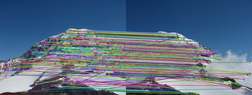
//> input picture output/2.png, 252 x 95 px, shrunk from 1034 x 388 before the run, given in place of Boxes.png, which was not available
$ ./Source   (built with g++ and OpenCV 4)
//> lines starting //> are read from the running program, lines starting //| are printed output that depends on the picture; pictures that were not available may be replaced by others from this repository, and a replacement may not be noted
### code/Matcher.h
#include <opencv2/opencv.hpp>
#include <opencv2/core/core.hpp>
#include <opencv2/calib3d.hpp>
#include <opencv2/ccalib.hpp>
#include <opencv2/highgui/highgui.hpp>
#include <opencv2/features2d.hpp>
#include <opencv2/xfeatures2d.hpp>
#include <opencv2/xfeatures2d/nonfree.hpp>
#include <opencv2/imgproc/imgproc.hpp>
#include <opencv2/imgcodecs.hpp>

using namespace std;
using namespace cv;
using namespace cv::xfeatures2d;

class ImageMatcher
{

private:
	Ptr<Feature2D> detector;

	double minDist;			// min distance to epipolar
	bool seamLess;
public:
	ImageMatcher(double d, int keyPtsMaxNum, bool s)
		: minDist(1.0), seamLess(false)
	{
		minDist = d;
		seamLess = s;
		detector = xfeatures2d::SIFT::create();
		//detector = xfeatures2d::SIFT::create(keyPtsMaxNum);
		//extractor = SIFT::create(100);
	}

	Ptr<Feature2D> getDetector() { return detector; }

	void setDetector(Ptr<Feature2D> newDetector) { detector = newDetector; }

	void match(Mat& image1, Mat& image2, vector<DMatch>& matches,
		vector<KeyPoint>& keyPts1, vector<KeyPoint>& keyPts2);

	// extract good matches by RANSAC
	// return the fundamental matrix
	// disabeled method
	Mat ransacTest(const vector<DMatch>& matches, const vector<KeyPoint>& pts1, const vector<KeyPoint>& pts2,
		vector<DMatch>& outMatches);

	void ImageMatcher::project(float x1, float y1, const Mat& H, float& x2, float& y2);

	void computeInlierCount(Mat H, const vector<DMatch>& matches, const vector<KeyPoint>& keyPts1,
		const vector<KeyPoint>& keyPts2, int& numMatches, float inlierThreshold);

	void RANSAC(vector<DMatch>& matches, const vector<KeyPoint>& keyPts1, const vector<KeyPoint>& keyPts2, int& numMatches, int numIterations, float inlierThreshold, Mat& hom, Mat& homInv,
		Mat& image1Display, Mat& image2Display);

	void displayInliers(const vector<DMatch>& matches, const vector<Point2f>& points, const vector<uchar>& inliers, Mat& imageDisplay);

	void minLeastSquares(const Mat& points1, const Mat& points2, Mat& hom, float &minErr);

	// [2]
	void stitch(const Mat& image1,const Mat& image2, const Mat& hom, const Mat& homInv, Mat& stitchedImage);

	void stitch2Images(const Mat& img1,const Mat& img2, Mat& result, int iterRansac);

	void computeBlendingWeights(Mat& W);
};

/*

references:
	[1] openCV 2 computer Vision Application Programming Cookbook, Robert Langaniere, PACKT Publishing, 2011, chapter 9, pages 228-246.
	[2] https://github.com/eschwabe/computer-vision/blob/master/hw2/src/Project2.cpp

*/

### code/Matcher.cpp
#include "Matcher.h"
#include <numeric>      // std::iota

// matches feature points
void ImageMatcher::match(Mat& img1, Mat& img2,
	vector<DMatch>& outMatches, vector<KeyPoint>& keyPts1, vector<KeyPoint>& keyPts2)
{
	// [1] Feature Detection (detect feature points)
	cout << "[1] Feature detection " << endl;
	detector->detect(img1, keyPts1);
	detector->detect(img2, keyPts2);
	//cout << keyPts1.size() << endl;
	//cout << keyPts2.size() << endl;
	//-- Draw keypoints
	Mat img_keypoints_1; Mat img_keypoints_2;
	drawKeypoints(img1, keyPts1, img_keypoints_1, Scalar::all(-1), DrawMatchesFlags::DEFAULT);
	drawKeypoints(img2, keyPts2, img_keypoints_2, Scalar::all(-1), DrawMatchesFlags::DEFAULT);

	// Show detected (drawn) keypoints
	cv::imshow("Keypoints 1", img_keypoints_1);
	cv::imshow("Keypoints 2", img_keypoints_2);
	waitKey(0);

	// [2] Feature Extraction
	cout << "[2] Feature extraction " << endl;
	Mat descriptors1, descriptors2;
	detector->compute(img1, keyPts1, descriptors1);
	detector->compute(img2, keyPts2, descriptors2);

	// [3] Match descriptors
	cout << "[3] Match descriptors " << endl;

	BFMatcher matcher(NORM_L2, true);
	matcher.match(descriptors1, descriptors2, outMatches);

	Mat img_matches;
	drawMatches(img1, keyPts1, img2, keyPts2, outMatches, img_matches, Scalar::all(-1), Scalar::all(-1),
		vector<char>(), DrawMatchesFlags::NOT_DRAW_SINGLE_POINTS);

	//Show detected matches
	cv::imshow("Initial_matches", img_matches);
	imwrite("output/2.png", img_matches);
	waitKey(0);

	/* keep disabeled */
	//// [4] validate matches using RANSAC test
	//// cout << "[4] RANSAC test validation " << endl;
	//// vector<DMatch> initialMatches = outMatches;
	//// Mat fundamental = ransacTest(initialMatches, keyPts1, keyPts2, outMatches);
}

// extract good matches by fundamental matrix using RANSAC (disabeled)
// return the fundamental matrix
// [44 lines left out: function ransacTest, not called in this run]

/*
	<< PANORAMA MOSAIC STITCHING >>
	Step 3: Compute the homography between the images using RANSAC
*/

/*
	A. Implement a function project(x1, y1, H, x2, y2). This should project point (x1, y1) using the
	homography “H”. Return the projected point (x2, y2). Hint: See the slides for details on how to
	project using homogeneous coordinates. You can verify your result by comparing it to the result of
	the function cv::perspectiveTransform(...). [Only use this function for verification and then
	comment it out.].
*/

void ImageMatcher::project(float x1, float y1, const Mat& H, float& x2, float& y2)
{
	Mat p1 = (Mat_<double>(3, 1) << x1, y1, 1);
	// [6 lines of commented-out code are left out]
	Mat p2  ;
	//cout << "H size = " << H.cols << " , " << H.rows << endl;
	assert(H.cols == p1.rows );

	p2 = H * p1;
	//cout << "p2 size = " << p2.cols << " , " << p2.rows << endl;
	float z2 = p2.at<double>(0, 2);
	x2 = p2.at<double>(0, 0)/z2;
	y2 = p2.at<double>(0, 1)/z2;
	//cout << "(" << x2 << "," << y2 << ")" << endl;
}

/*
	B. Implement the function computeInlierCount(H, matches, numMatches, inlierThreshold).
	computeInlierCount is a helper function for RANSAC that computes the number of inlying points
	given a homography "H". That is, project the first point in each match using the function "project".
	If the projected point is less than the distance "inlierThreshold" from the second point, it is an
	inlier. Return the total number of inliers.
*/
void ImageMatcher::computeInlierCount(Mat H, const vector<DMatch>& matches, const vector<KeyPoint>& keyPts1,
	const vector<KeyPoint>& keyPts2, int& numMatches, float inlierThreshold)
{
	float a, b, x1, y1, x2, y2;
	numMatches = 0;

	for (vector<DMatch>::const_iterator it = matches.begin(); it != matches.end(); ++it)
	{
		a = keyPts1[it->queryIdx].pt.x;
		b = keyPts1[it->queryIdx].pt.y;
		x1 = keyPts2[it->trainIdx].pt.x;
		y1 = keyPts2[it->trainIdx].pt.y;

		project(a, b, H, x2, y2);
		Point2f dif = (x2 - x1, y2 - y1);
		float dist = sqrt(dif.x*dif.x + dif.y*dif.y);

		if (dist < inlierThreshold) {
			numMatches++;
		}
	}
}

/*
	C. Implement the function RANSAC (matches , numMatches, numIterations, inlierThreshold, hom,
	homInv, image1Display, image2Display). This function takes a list of potentially matching points
	between two images and returns the homography transformation that relates them. To do this
	follow these steps:

		a. For "numIterations" iterations do the following:

			i. Randomly select 4 pairs of potentially matching points from "matches".
			ii. Compute the homography relating the four selected matches with the function
			cv::findHomography(...)***. Using the computed homography, compute the
			number of inliers using "computeInlierCount".
			iii. If this homography produces the highest number of inliers, store it as the best
			homography.

		b. Given the highest scoring homography, once again find all the inliers. Compute a new
			refined homography using all of the inliers (not just using four points as you did
			previously. ) Compute an inverse homography as well, and return their values in "hom" and
			"homInv".

		c. Display the inlier matches using cv::drawMatches(...).
*/
void ImageMatcher::RANSAC(vector<DMatch>& matches, const vector<KeyPoint>& keyPts1, const vector<KeyPoint>& keyPts2, int& numMatches, int numIterations, float inlierThreshold, Mat& hom, Mat& homInv,
	Mat& image1Display, Mat& image2Display)
{
	cout << "[4] RANSAC validation " << endl;
	const size_t N = matches.size();
	vector<Point2f> obj, scene;		// from keyPts1 and their matches in keyPts2
	Mat H;
	int maxInliers = 0;

	// [7 lines of commented-out code are left out]
	vector<int> idx(matches.size());
	iota(idx.begin(), idx.end(), 0);

	// a.
	for (size_t i = 0; i < numIterations; ++i)
	{
		random_shuffle(idx.begin(), idx.end());
		// and pick the first 4 to be used as indices in matches
		DMatch m;

		for (size_t j = 0; j < 4; ++j)
		{
			m = matches[idx[j]];
			//cout << "m = (" << m.queryIdx << " , " << m.trainIdx << ")" << endl;
			obj.push_back(Point2f(keyPts1[m.queryIdx].pt));
			scene.push_back(Point2f(keyPts2[m.trainIdx].pt));
		}

		//Mat objT, sceneT;
		//transpose(obj, objT);
		//transpose(scene, sceneT);

		H = findHomography(Mat(obj), Mat(scene), 0);
		// [6 lines of commented-out code are left out]

		computeInlierCount(H, matches, keyPts1, keyPts2, numMatches, inlierThreshold);
		//cout << i <<" numMatches = " << numMatches << " , maxInliers = " << maxInliers << endl;
		if (numMatches > maxInliers)
		{
			maxInliers = numMatches;
			hom = H;
		}
		obj.clear();
		scene.clear();

	}

	/*
		b. Given the highest scoring homography, once again find all the inliers. Compute a new
		refined homography using all of the inliers (not just using four points as you did
		previously. ) Compute an inverse homography as well, and return their values in "hom" and
		"homInv".
	*/

	float a, b, x1, y1, x2, y2;
	vector<DMatch> bestInliers;
	vector<uchar> bestInliers1;
	vector<uchar> bestInliers2;

	for (vector<DMatch>::const_iterator it = matches.begin(); it != matches.end(); ++it)
	{
		a = keyPts1[it->queryIdx].pt.x;
		b = keyPts1[it->queryIdx].pt.y;
		x1 = keyPts2[it->trainIdx].pt.x;
		y1 = keyPts2[it->trainIdx].pt.y;

		project(a, b, hom, x2, y2);
		Point2f dif = (x2 - x1, y2 - y1);
		float dist = sqrt(dif.x*dif.x + dif.y + dif.y);


		if (dist < inlierThreshold) {
			bestInliers1.push_back(it->queryIdx);
			bestInliers2.push_back(it->trainIdx);
			bestInliers.push_back(*it);
		}
	}
	matches = bestInliers;
	// find homograhy and inverse homography using all points
	obj.clear();
	scene.clear();
	for (vector<DMatch>::const_iterator it = bestInliers.begin(); it != bestInliers.end(); ++it)
	{
		obj.push_back(Point2f(keyPts1[it->queryIdx].pt));
		scene.push_back(Point2f(keyPts2[it->trainIdx].pt));
	}
	hom = findHomography(Mat(obj), Mat(scene), 0);
	homInv = findHomography(Mat(scene), Mat(obj), 0);

	// [14 lines of commented-out code are left out]
	vector<Point2f> points1, points2;
	for (vector<DMatch>::const_iterator it = matches.begin(); it != matches.end(); ++it)
	{
		points1.push_back(Point2f(keyPts1[it->queryIdx].pt));
		points2.push_back(Point2f(keyPts2[it->trainIdx].pt));
	}
	 Mat image1 = image1Display.clone();
	 Mat image2 = image2Display.clone();
	// [6 lines of commented-out code are left out]
}

// [62 lines left out: functions displayInliers, minLeastSquares, not called in this run]

/*
	Step 4: Stitch the images together using the computed homography. Following these steps:
	A. Implement the function stitch(image1, image2, hom, homInv, stitchedImage). Follow these steps:
		a. Compute the size of "stitchedImage. " To do this project the four corners of "image2" onto
		"image1" using project(...) and "homInv". Allocate the image.
		b. Copy "image1" onto the "stitchedImage" at the right location.
		c. For each pixel in "stitchedImage", project the point onto "image2". If it lies within image2's
		boundaries, add or blend the pixel's value to "stitchedImage. " When finding the value of
		image2's pixel use bilinear interpolation [cv::getRectSubPix(...)].
*/

// [134 lines left out: function stitch, not called in this run]

void ImageMatcher::stitch2Images(const Mat& img1, const Mat& img2, Mat& stitImg, int iterRansac)
{
	Mat image1, image2;
	img1.convertTo(image1, CV_8U);
	img2.convertTo(image2, CV_8U);

	vector<DMatch> matches;
	vector<KeyPoint> keyPoints1, keyPoints2;
	match(image1, image2, matches, keyPoints1, keyPoints2);

	Mat hom, homInv;
	int numMatches = 0;

	// [4] validate matches using RANSAC

	RANSAC(matches, keyPoints1, keyPoints2, numMatches, iterRansac, minDist, hom, homInv, image1, image2);

	Mat refined_matches;
	drawMatches(image1, keyPoints1, image2, keyPoints2,
		matches, refined_matches, Scalar::all(-1), Scalar::all(-1),
		vector<char>(), DrawMatchesFlags::NOT_DRAW_SINGLE_POINTS);

	imshow("Ransac_refined_matches", refined_matches);
	imwrite("output/3.png", refined_matches);
	waitKey(0);
	stitch(img1, img2, hom, homInv, stitImg);
}

// [26 lines left out: function computeBlendingWeights, not called in this run]

### code/Source.cpp
#include "Matcher.h"

#include <string>
#include <iostream>
#include <vector>

/*
	FEATURE DETECTION AND MATCHING [Steps 1 and 2] - assignment 2
	Step 1: Compute the Harris corner detector using the following steps:
		A. Compute the x and y derivatives on the image
		B. Compute the covariance matrix H of the image derivatives. Typically, when you compute the
		covariance matrix you compute the sum of Ix2, Iy2 and IxIy over a window or small area of the image.
		To obtain a smooth result for better detection of corners, use a Gaussian weighted window.
		C. Compute the Harris response using determinant(H)/trace(H).
		D. Find peaks in the response that are above the threshold, and store the interest point locations.

		Required:
		Open "Boxes.png" and compute the Harris corners.
		Save an image "1a.png" showing the Harrisresponse on "Boxes.png"
		(you'll need to scale the response of the Harris detector to lie between 0 and 255. ) When
		you're debugging your code, I would recommend using "Boxes.png" to see if you're getting the right result.
		Compute the Harris corner detector for images "Rainier1.png" and "Rainier2.png".
		Save the images "1b.png" and "1c.png" of the detected corners (use the drawing function
		cv::circle(...) or cv::drawKeypoints(...) to draw the interest points overlaid on the images)
*/
static bool seamLess = false;

void task_1()
{
	// a.
	Mat imgBoxes = imread("input/Boxes.png");
//> imgBoxes is the input picture: 95 rows x 252 cols, CV_8UC3; mean B, G, R 130.9, 108.9, 90.7
	imgBoxes.convertTo(imgBoxes, CV_8U);
	vector<KeyPoint> keyPts;

	cout << "[1] Feature detection " << endl;
	Ptr<Feature2D> detector = xfeatures2d::SIFT::create();
	detector-> detect(imgBoxes, keyPts);
//> keyPts = 157 keypoints; strongest (x, y, size): (60, 86, 2.1), (232, 80, 2.5), (235, 86, 5.2), (227, 79, 3.1)

	//-- Draw keypoints
	Mat img_keypoints;
	drawKeypoints(imgBoxes, keyPts, img_keypoints, Scalar::all(-1), DrawMatchesFlags::DEFAULT);
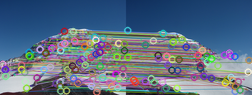
//> img_keypoints: 95 rows x 252 cols, CV_8UC3; mean B, G, R 131, 109.6, 92.2

	// Show detected (drawn) keypoints
	imshow("1a", img_keypoints);
	imwrite("output/1a.png", img_keypoints);

	// b. c.
	Mat Rain1 = imread("input/Rainier1.png");
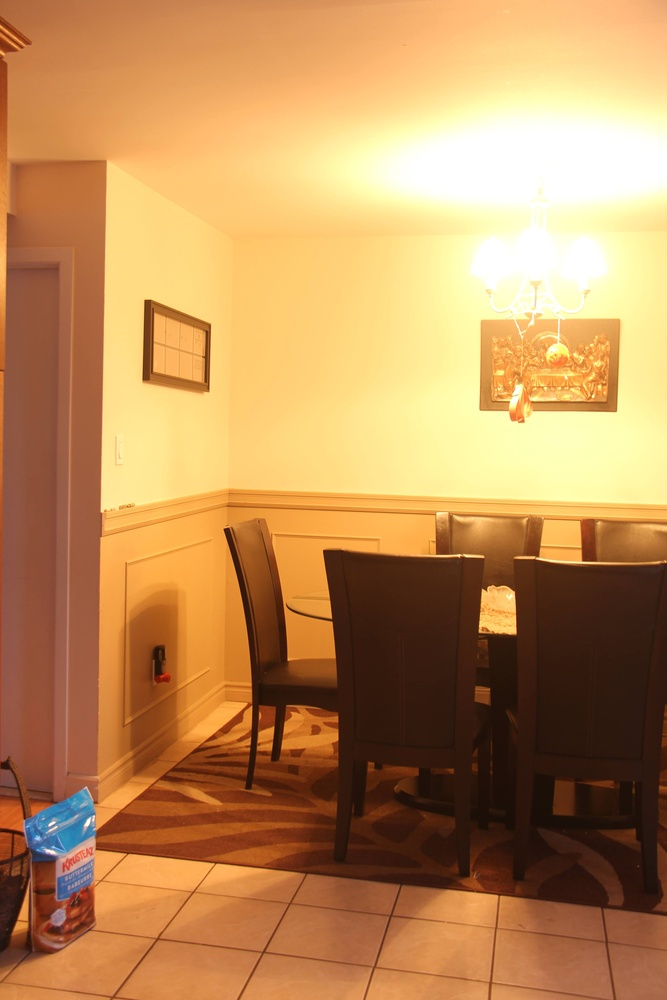
//> input picture my_input/s1.jpg, 667 x 1000 px, shrunk from 2730 x 4096 before the run, given in place of Rainier1.png, which was not available
//> Rain1 is the input picture: 1000 rows x 667 cols, CV_8UC3; mean B, G, R 88.1, 141, 188.9
	Mat Rain2 = imread("input/Rainier2.png");

	if (Rain1.empty() || Rain1.empty())
	{
		printf("Can't read one of the images\n");
		return;
	}
	Mat img1, img2;
	vector<KeyPoint>keyPts1, keyPts2;

	Rain1.convertTo(img1, CV_8U);
	Rain2.convertTo(img2, CV_8U);
	cout << "[1] Feature detection " << endl;
	detector->detect(img1, keyPts1);
//> keyPts1 = 727 keypoints; strongest (x, y, size): (499, 612, 28.9), (459, 555, 2.4), (533, 557, 2.4), (512, 630, 7.1)
	detector->detect(img2, keyPts2);
//> keyPts2 has the same summary as keyPts1

	//-- Draw keypoints
	Mat img_keypoints_1; Mat img_keypoints_2;
	drawKeypoints(img1, keyPts1, img_keypoints_1, Scalar::all(-1), DrawMatchesFlags::DEFAULT);
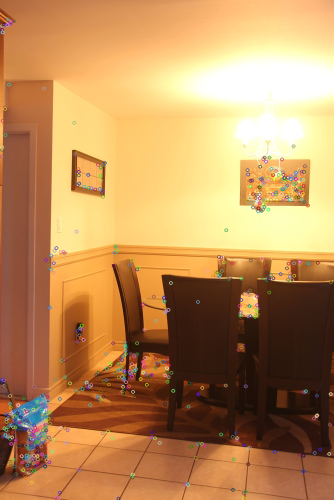
//> img_keypoints_1: 1000 rows x 667 cols, CV_8UC3 (shown at 1/2 size); mean B, G, R 89.3, 141.3, 188.1
	drawKeypoints(img2, keyPts2, img_keypoints_2, Scalar::all(-1), DrawMatchesFlags::DEFAULT);
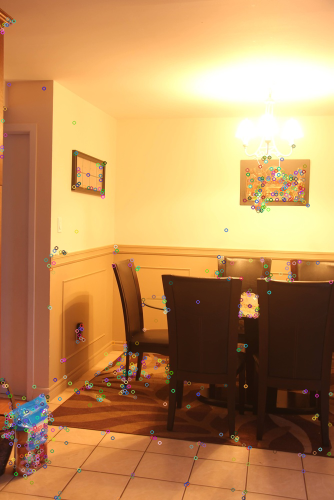
//> img_keypoints_2: 1000 rows x 667 cols, CV_8UC3 (shown at 1/2 size); mean B, G, R 89.4, 141.3, 188.1

	//-- Show detected (drawn) keypoints
	imwrite("output/1b.png", img_keypoints_1);
	imwrite("output/1c.png", img_keypoints_2);
}

/*
	Step 2: Matching the interest points between two images.
		A. Compute the descriptors for each interest point.
		B. For each interest point in image 1, find its best match in image 2. The best match is defined as the
		interest point with the closest descriptor (SSD or ratio test).
		C. Add the pair of matching points to the list of matches.
		D. Display the matches using cv::drawMatches(...). You should see many correct and incorrect matches.

		Required:
		Compute the Harris corner detector and find matches for images "Rainier1.png" and "Rainier2.png".
		Save the image "2.png" showing the image with the found matches
		[use cv::drawMatches(...) to draw the matches on the two image].
*/
void task_2_3_4()
{
	Mat img1 = imread("input/Rainier1.png");
	Mat img2 = imread("input/Rainier2.png");

	if (img1.empty() || img2.empty())
	{
		printf("Can't read one of the images\n");
		return;
	}
	Mat stitImg;
	ImageMatcher imgMatcher(0.1, 200, seamLess);
	imgMatcher.stitch2Images(img1, img2, stitImg, 10);
//> in match, `detector->detect(img2, keyPts2);`: keyPts2 has the same summary as keyPts1 in task_1
//> in match, `drawKeypoints(img1, keyPts1, img_keypoints_1, Scalar::all(-1), DrawMat..`:
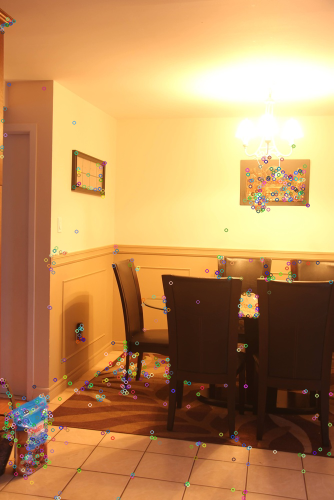
//> img_keypoints_1: 1000 rows x 667 cols, CV_8UC3 (shown at 1/2 size); mean B, G, R 89.5, 141.4, 188.1
//> in match, `drawKeypoints(img2, keyPts2, img_keypoints_2, Scalar::all(-1), DrawMat..`:
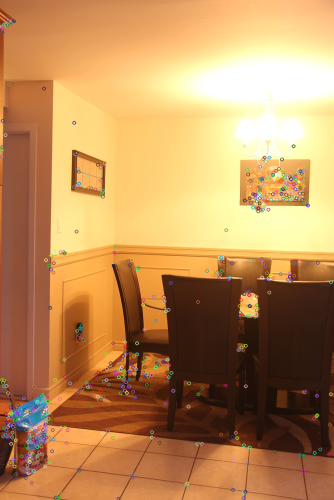
//> img_keypoints_2: 1000 rows x 667 cols, CV_8UC3 (shown at 1/2 size); mean B, G, R 89.4, 141.3, 188.1
//> in match, `matcher.match(descriptors1, descriptors2, outMatches);`: outMatches = 727 matches
//> in match, `drawMatches(img1, keyPts1, img2, keyPts2, outMatches, img_matches, Sca..`:
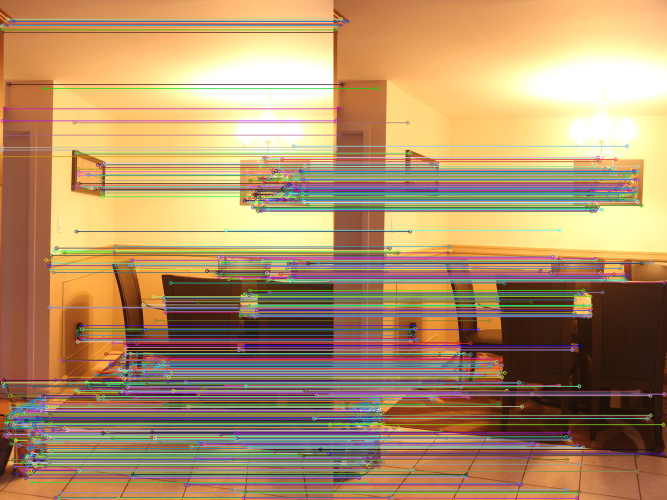
//> img_matches: 1000 rows x 1334 cols, CV_8UC3 (shown at 1/2 size); mean B, G, R 105.9, 145, 177.6
//> in stitch2Images, `match(image1, image2, matches, keyPoints1, keyPoints2);`: keyPoints1 has the same summary as keyPts1 in task_1; keyPoints2 has the same summary as keyPts1 in task_1
//> in RANSAC, `const size_t N = matches.size();`: N = 727
//> in RANSAC, `iota(idx.begin(), idx.end(), 0);`: idx = 727 values from 0 to 726
	imshow("stitched_image", stitImg);
	imwrite("output/4.png", stitImg);
}


/*
	Create a panorama that stitches together the six Mt. Rainier photographs, i.e. , Rainier1.png, ... Painier6.png.
	The final result should look similar to "AllStitched.png".
*/

// [142 lines left out: functions pano, extra_1a, extra_1b, extra_2, extra_2_auto, not called in this run]
/*
	Implement a new image descriptor or detector that can stitch the images "Hanging1.png" and "Hanging2.png".
	Save the Stitched image and the "match" images. In case you're wondering - No, you cannot rotate
	"Hanging2.png" by hand before processing, that's cheating.
*/

// [31 lines left out: functions extra_3, extra_4, extra_5, not called in this run]

int main() {

	//// de-comment next line to run all methods with seams reduction/removal
	//extra_4();			// feature is implemented by center weighing in ImageMatcher::stitch

	task_1();
	waitKey(0);

//> (the run ends here: the program needs code that is not available in this run, at `Point2f dif = (x2 - x1, y2 - y1);`)
